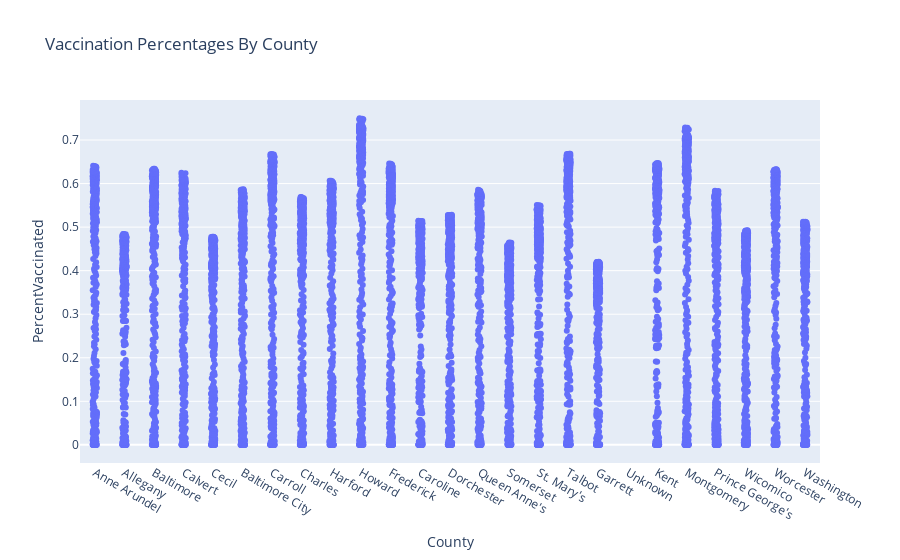

Write notebook code for a chart like this one.
### Code cell
#Plotting the data
import plotly.express as px
fig = px.strip(popvac, y = 'PercentVaccinated', x = 'County',
    title = 'Vaccination Percentages By County')
fig.show()

### Figure 1 — Plotly figure (JSON) as saved in the notebook; plotly's stock layout.template omitted (floating-point values rounded to 4 significant figures; data arrays with more than 128 entries replaced by an {"elided": "..."} marker saying what was removed)
{"data": [{"alignmentgroup": "True", "boxpoints": "all", "fillcolor": "rgba(255,255,255,0)", "hoveron": "points", "hovertemplate": "County=%{x}<br>PercentVaccinated=%{y}<extra></extra>", "legendgroup": "", "line": {"color": "rgba(255,255,255,0)"}, "marker": {"color": "#636efa"}, "name": "", "offsetgroup": "", "orientation": "v", "pointpos": 0, "showlegend": false, "type": "box", "x": {"elided": "9115 str values"}, "x0": " ", "xaxis": "x", "y": {"elided": "9115 float values"}, "y0": " ", "yaxis": "y"}], "layout": {"boxmode": "group", "legend": {"tracegroupgap": 0}, "title": {"text": "Vaccination Percentages By County"}, "xaxis": {"anchor": "y", "domain": [0, 1], "title": {"text": "County"}}, "yaxis": {"anchor": "x", "domain": [0, 1], "title": {"text": "PercentVaccinated"}}}}
